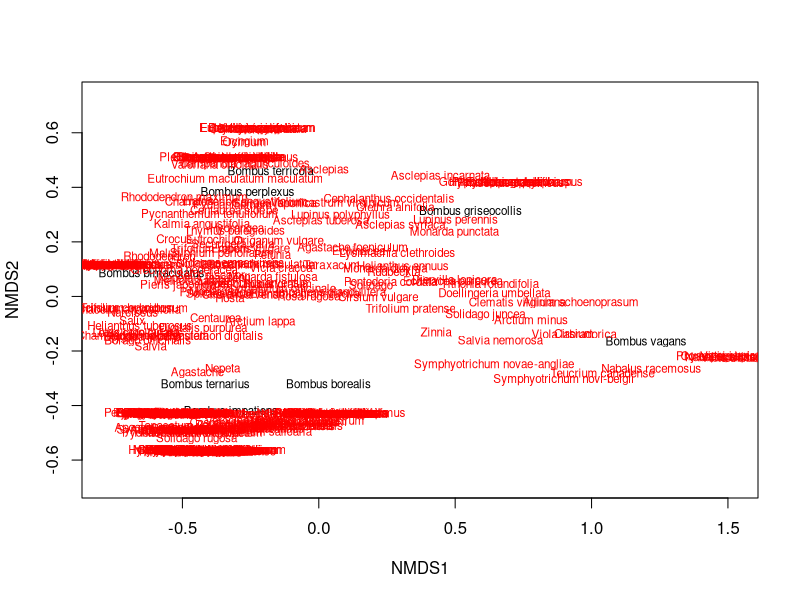
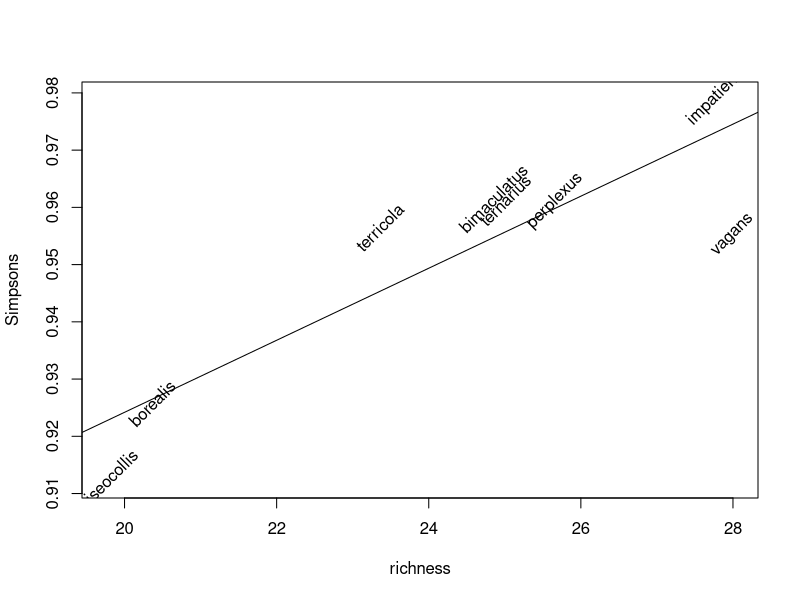
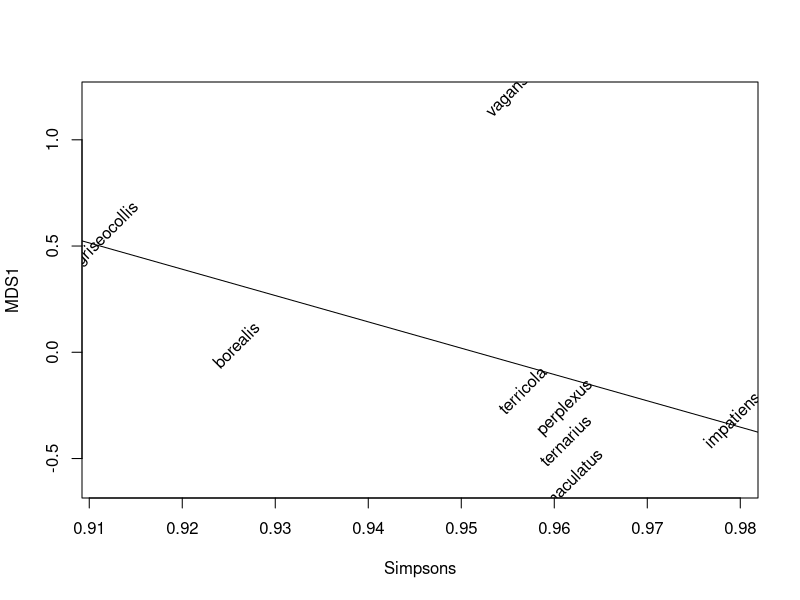

The R script that drew these images, in order:
# Bombus forage plant analysis
# Updated 2025-07-04
# 
# Based on data downloaded from iNaturalist from the project
# Pollinator Interactions on Plants (PIP) of the NE US
# Bombus species in the state of Maine
# Query quality_grade=any&identifications=any&place_id=17&taxon_id=52775&projects[]=pollinator-interactions-on-plants-pip-of-the-ne-us
# Downloaded on July 2, 2025

# Load packages
library(tidyverse)
library(vegan)


study.species <- c("borealis","bimaculatus","griseocollis","perplexus","vagans","impatiens","ternarius","terricola")

# Filter to the research-grade observations of species in this study
forage <- read.csv("observations-590886.csv/observations-590886.csv") %>% 
  filter(
    (sub("Bombus ","",taxon_species_name) %in% study.species) &
      quality_grade == "research"
  )

names(forage)
dim(forage)


# Organize the interaction counts by bee species
forage.by.species <- forage %>% 
  select(uuid, species = taxon_species_name, plant = field.interaction..visited.flower.of) %>% 
  mutate(observed = 1) %>% 
  pivot_wider(names_from = "plant", values_from = "observed", values_fill = 0) %>% 
  group_by(species) %>% 
  select(-uuid) %>% 
  summarise(across(where(is.numeric), sum)) %>% 
  column_to_rownames(var = "species")

# dim(forage.by.species)
# rowSums(forage.by.species)
# forage.by.species[,1:4]

write_csv(forage.by.species, "forage.data.by.species.csv")


####################
# Rarefied species richness
####################

(rarefaction.depth <- min(rowSums(forage.by.species[,-1])))
# 35

# Rarefied species richness based on Hurlbert's (1971) formulation, 
# and the standard errors on Heck et al. (1975).
rarefied.richness <- rarefy(forage.by.species, sample = rarefaction.depth) %>% 
  as.data.frame() %>% 
  rownames_to_column(var = "species") %>% 
  rename_with(~ "richness", .cols = 2) 

rarefied.richness%>% 
  arrange(richness)
#               species richness
# 1 Bombus griseocollis 19.76997
# 2     Bombus borealis 20.36111
# 3    Bombus terricola 23.35433
# 4  Bombus bimaculatus 24.85353
# 5    Bombus ternarius 25.00751
# 6    Bombus perplexus 25.65634
# 7    Bombus impatiens 27.76579
# 8       Bombus vagans 28.00000


####################
# Simpson's index
####################

simpsons.index <- diversity(forage.by.species, index = "simpson") %>% 
  as.data.frame() %>% 
  rownames_to_column(var = "species") %>% 
  rename_with(~ "Simpsons", .cols = 2) 

simpsons.index %>% 
  arrange(Simpsons)
#               species  Simpsons
# 1 Bombus griseocollis 0.9119117
# 2     Bombus borealis 0.9257726
# 3       Bombus vagans 0.9551020
# 4    Bombus terricola 0.9565354
# 5    Bombus perplexus 0.9611365
# 6    Bombus ternarius 0.9612070
# 7  Bombus bimaculatus 0.9615105
# 8    Bombus impatiens 0.9792125


####################
# NMDS on forage plant community composition
####################

# Using Bray-Curtis distances
nmds.result <- metaMDS(
  forage.by.species, 
  distance = "bray", 
  k = 2, 
  trymax = 100
)

# Check the stress (lower is better; <0.2 usually okay)
nmds.result$stress

# Plot 
plot(nmds.result, type = "t")

# Extract coordinates
nmds.result <- nmds.result$points %>% 
  as.data.frame() %>% 
  rownames_to_column(var = "species")


####################
# Save all the diversity metrics
####################

forage.plant.diversity <- list(
  rarefied.richness,
  simpsons.index,
  nmds.result 
) %>% 
  reduce(full_join, by = "species")

forage.plant.diversity %>% 
  arrange(Simpsons)

# Save the table to file
write.csv(
  forage.plant.diversity,
  "forage.plant.diversity.csv", 
  row.names = FALSE, 
  quote = FALSE
)

# A look at some correlations
{
  with(forage.plant.diversity, plot(richness, Simpsons, type = "n"))
  with(forage.plant.diversity, text(richness, Simpsons, sub("Bombus ","",species), srt = 45))
  with(forage.plant.diversity, abline(lm(Simpsons ~ richness)))
}
{
  with(forage.plant.diversity, plot(Simpsons, MDS1, type = "n"))
  with(forage.plant.diversity, text(Simpsons, MDS1,  sub("Bombus ","",species), srt = 45))
  with(forage.plant.diversity, abline(lm(MDS1 ~ Simpsons)))
}

# End of script
# Proceed with `mouthpart.analysis.R`
 
